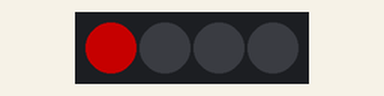
Simulated run of this sketch. Board: ESP8266 (NodeMCU). Shown: 4 RGB LEDs in strip order, left to right. Dim RGB values are drawn brighter than linear; WiFi joins after 1.5 s; servers stay silent unless stated; what the sketch prints to the serial monitor is not drawn.

Above: at 0.2 s.
At 4.7 s:
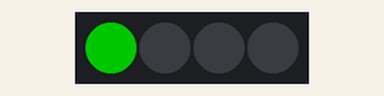
Timing chart, 0 to 6.2 s (numbered marks = the images above):
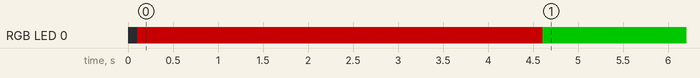

The sketch:

8255_sandbox.ino
```cpp
#include <ESP8266WiFi.h>
#include <WiFiUdp.h>
#include <FastLED.h>


WiFiUDP Udp;
unsigned int localUdpPort = 4210;

FASTLED_USING_NAMESPACE

// FastLED "100-lines-of-code" demo reel, showing just a few
// of the kinds of animation patterns you can quickly and easily
// compose using FastLED.
//
// This example also shows one easy way to define multiple
// animations patterns and have them automatically rotate.
//
// -Mark Kriegsman, December 2014

#if defined(FASTLED_VERSION) && (FASTLED_VERSION < 3001000)
#warning "Requires FastLED 3.1 or later; check github for latest code."
#endif

#define DATA_PIN    D3
//#define CLK_PIN   4
#define LED_TYPE    WS2811
#define COLOR_ORDER GRB
#define NUM_LEDS    4
CRGB leds[NUM_LEDS];
#define BRIGHTNESS          96


void setup() {
  // tell FastLED about the LED strip configuration
  FastLED.addLeds<LED_TYPE,DATA_PIN,COLOR_ORDER>(leds, NUM_LEDS).setCorrection(TypicalLEDStrip);

  // set master brightness control
  FastLED.setBrightness(BRIGHTNESS);
  FastLED.clear();  // clear all pixel data
  FastLED.show();
  delay(100);
    leds[0] = CRGB(255,0,0);
  FastLED.show();


  // put your setup code here, to run once:
  Serial.begin(9600);

    WiFi.begin("Frednet", "Aspire5920");

  Serial.print("Connecting");
  while (WiFi.status() != WL_CONNECTED)
  {
    delay(500);
    Serial.print(".");
  }
  Serial.println();

  Serial.print("Connected, IP address: ");
  Serial.println(WiFi.localIP());

  Udp.begin(localUdpPort);

    delay(3000); // 3 second delay for recovery


    leds[0] = CRGB(0,255,0);
  FastLED.show();

}

int state = 0;

void loop() {
  int packetSize = Udp.parsePacket();
  if (packetSize)
  {
    Serial.printf("Received %d bytes from %s, port %d\n", packetSize, Udp.remoteIP().toString().c_str(), Udp.remotePort());

  if (!state){
  leds[2] = CRGB(0,0,255);
  leds[1] = CRGB(0,255,0);
  leds[0] = CRGB(255,0,0);
  state = 1;
  } else{
    FastLED.clear();
    state = 0;
    }

  FastLED.delay(100);
  FastLED.show();

   }
}
```

Measured:
- by itself, RGB LED 0: off → RGB(96, 0, 0) at 0.11 s, → RGB(0, 96, 0) 4.5 s later
